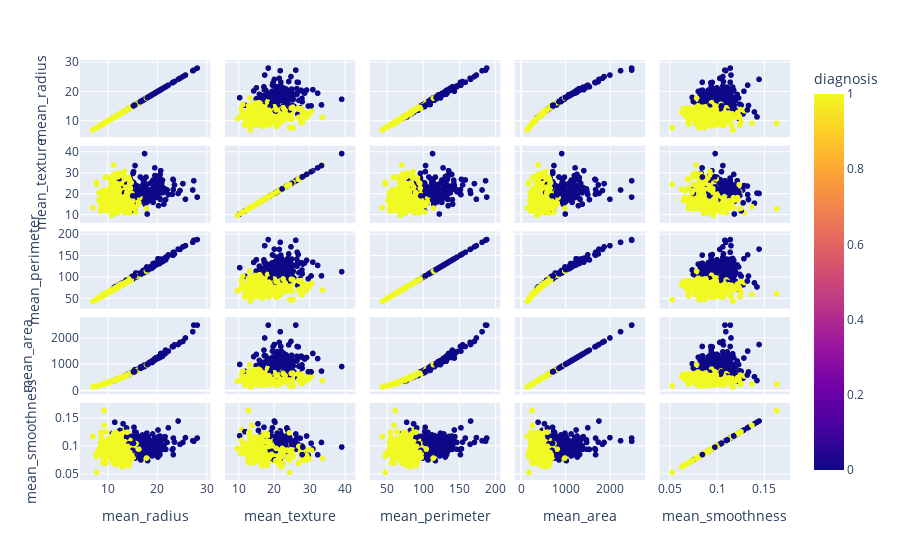

Notebook cell for this chart:
### Code cell
grafico = px.scatter_matrix(breast, dimensions=['mean_radius', 'mean_texture','mean_perimeter','mean_area','mean_smoothness'], color = 'diagnosis')
grafico.show()

### Figure 1 — Plotly figure (JSON) as saved in the notebook; plotly's stock layout.template omitted (floating-point values rounded to 4 significant figures; data arrays with more than 128 entries replaced by an {"elided": "..."} marker saying what was removed)
{"data": [{"dimensions": [{"axis": {"matches": true}, "label": "mean_radius", "values": {"elided": "569 float values"}}, {"axis": {"matches": true}, "label": "mean_texture", "values": {"elided": "569 float values"}}, {"axis": {"matches": true}, "label": "mean_perimeter", "values": {"elided": "569 float values"}}, {"axis": {"matches": true}, "label": "mean_area", "values": {"elided": "569 float values"}}, {"axis": {"matches": true}, "label": "mean_smoothness", "values": {"elided": "569 float values"}}], "hovertemplate": "%{xaxis.title.text}=%{x}<br>%{yaxis.title.text}=%{y}<br>diagnosis=%{marker.color}<extra></extra>", "legendgroup": "", "marker": {"color": {"elided": "569 int values"}, "coloraxis": "coloraxis", "symbol": "circle"}, "name": "", "showlegend": false, "type": "splom"}], "layout": {"coloraxis": {"colorbar": {"title": {"text": "diagnosis"}}, "colorscale": [[0, "#0d0887"], [0.1111, "#46039f"], [0.2222, "#7201a8"], [0.3333, "#9c179e"], [0.4444, "#bd3786"], [0.5556, "#d8576b"], [0.6667, "#ed7953"], [0.7778, "#fb9f3a"], [0.8889, "#fdca26"], [1, "#f0f921"]]}, "dragmode": "select", "legend": {"tracegroupgap": 0}, "margin": {"t": 60}}}
